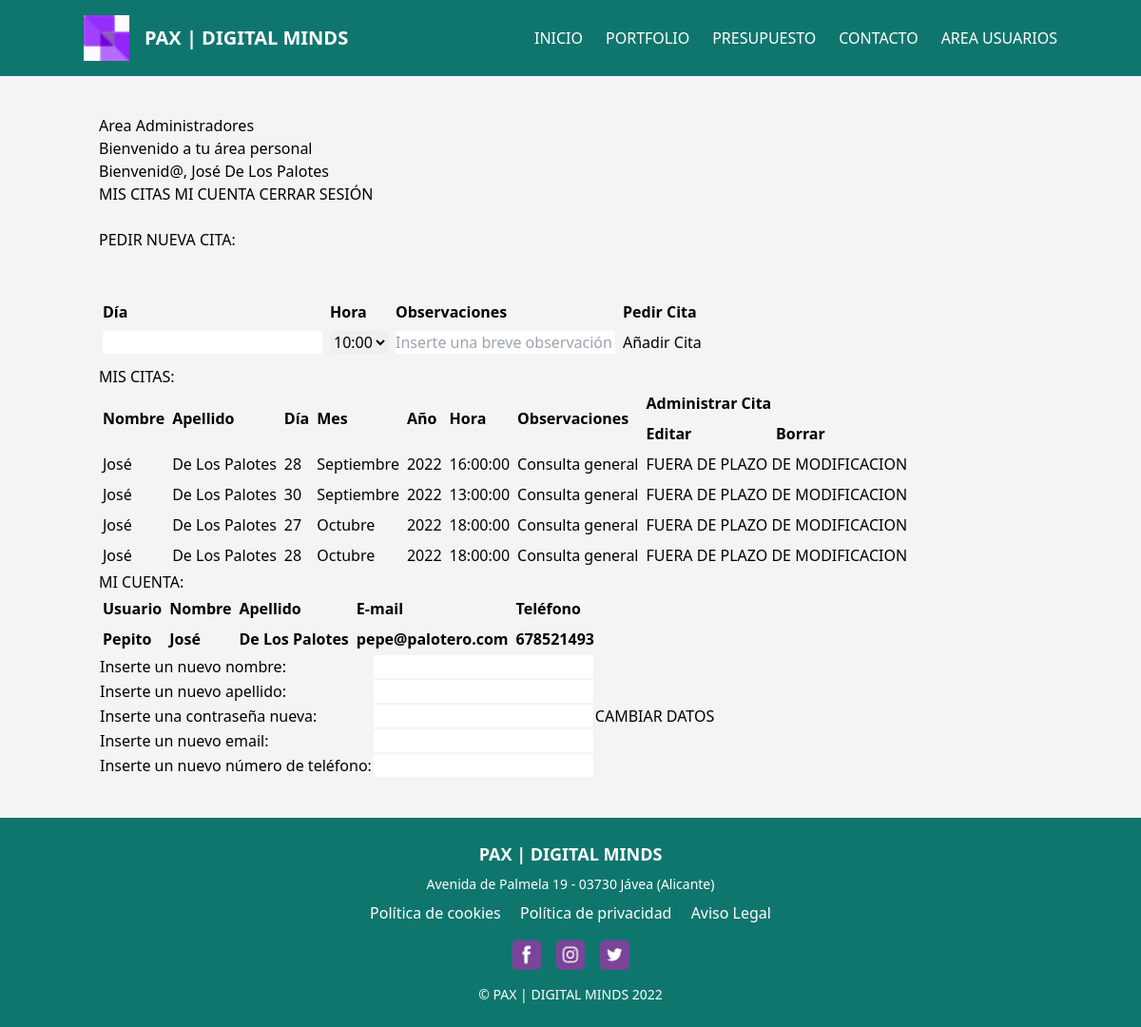
Screenshot of /src/areausuarios.php (signed in) with the database file from the repository.
### tables this page shows
CREATE TABLE `usuarios` (
  `ID` int(11) NOT NULL,
  `usuario` varchar(45) NOT NULL,
  `clave` varchar(150) NOT NULL,
  `email` varchar(45) NOT NULL,
  `telefono` int(11) NOT NULL,
  `rol` varchar(10) DEFAULT NULL,
  `nombre` varchar(45) NOT NULL,
  `apellido` varchar(45) NOT NULL
);

CREATE TABLE `citas` (
  `ID` int(11) NOT NULL,
  `usuario` int(11) NOT NULL,
  `cita` datetime(6) NOT NULL,
  `observaciones` varchar(50) NOT NULL
);

### src/controllers/controllerUsuario.php (called while the page is built, shortened)
<?php
class controllerUsuario
{
    public static function buscarUsuarioID($id)
    {
        $result = [];
        $conexion = DB::conn();
        $sentencia = "SELECT * FROM usuarios WHERE ID = :id";
        $consulta = $conexion->prepare($sentencia);
        $consulta->execute(array(":id" => $id));
        while ($fila = $consulta->fetch(PDO::FETCH_OBJ)) {
            array_push($result, $fila);
        }
        return $result;
    }
}

### src/helpers/appointmentsinfo.php (called while the page is built, shortened)
<?php
$conexion = DB::conn();
if ($curRol != 'ADMIN') {
    $sentencia = "SELECT ci.ID as 'ID',
                  us.nombre as 'nombre',
                  ci.cita as 'fecha',
                  us.apellido as 'apellido',
                  DATE_FORMAT(ci.cita, '%d') AS 'dia',
                  DATE_FORMAT(ci.cita, '%M') AS 'mes',
                  DATE_FORMAT(ci.cita, '%Y') AS 'año',
                  DATE_FORMAT(ci.cita, '%T') AS 'hora',
                  ci.observaciones AS observaciones
                  FROM citas ci
                  INNER JOIN usuarios us  ON ci.usuario = us.ID
                  WHERE us.id = :id
                  ORDER BY ci.cita ASC;";
    $appointment = $conexion->prepare($sentencia);
    $appointment->bindParam(":id", $curId);
}
$appointment->execute();

### src/models/appointment.php (called while the page is built, shortened)
<?php
class Appointment{
    private $nombre;
    private $apellido;
    private $dia;
    private $mes;
    private $año;
    private $hora;
    private $observaciones;
    public function __construct($id, $nombre, $apellido, $dia, $mes, $año, $hora, $observaciones){
        $this->nombre = $nombre;
        $this->apellido = $apellido;
        $this->dia = $dia;
        $this->mes = $mes;
        $this->año = $año;
        $this->hora = $hora;
        $this->observaciones = $observaciones;
    }
    public function getNombre(){
        return $this->nombre;
    }
    public function getApellido(){
        return $this->apellido;
    }
    public function getDia(){
        return $this->dia;
    }
    public function getMes(){
        return $this->mes;
    }
    public function getAño(){
        return $this->año;
    }
    public function getHora(){
        return $this->hora;
    }
    public function getObs(){
        return $this->observaciones;
    }
}

### src/helpers/cambiaM_a_espanol.php (called while the page is built, shortened)
<?php
    function cambiaM_a_espanol($mes){
        switch ($mes){
            case "September": return "Septiembre"; break;
            case "October": return "Octubre"; break;
            }
        };

### src/helpers/horasrestantes.php (called while the page is built)
<?php
    $conexion = DB::conn();
    $sentencia = "SELECT TIMESTAMPDIFF(HOUR, :ahora, :fecha) AS horas;";
    $consulta = $conexion->prepare($sentencia);
    $consulta->bindParam(':ahora', $NOW);
    $consulta->bindParam(':fecha', $FECHA);
    $consulta->execute();
    while($registro = $consulta->fetch(PDO::FETCH_ASSOC)){
        $horasrestantes = $registro['horas'];
    }

### src/helpers/now.php (called while the page is built)
<?php
$conexion = DB::conn();
$sentencia = "SELECT NOW() AS NOW;";
$consulta = $conexion->prepare($sentencia);
$consulta->execute();
while ($registro = $consulta->fetch(PDO::FETCH_ASSOC)) {
	$NOW = $registro['NOW'];
}

### src/models/user.php (called while the page is built, shortened)
<?php
class User{
    private $usuario;
    private $nombre;
    private $apellido;
    private $email;
    private $telefono;
    public function __construct($id, $usuario, $nombre, $apellido, $email, $telefono, $rol){
        $this->usuario = $usuario;
        $this->nombre = $nombre;
        $this->apellido = $apellido;
        $this->email = $email;
        $this->telefono = $telefono;
    }
    public function getUsuario(){
        return $this->usuario;
    }
    public function getNombre(){
        return $this->nombre;
    }
    public function getApellido(){
        return $this->apellido;
    }
    public function getEmail(){
        return $this->email;
    }
    public function getTelefono(){
        return $this->telefono;
    }
}

### src/client/client-partials/appointments/misCitas.php (the view, shortened to what this page needs)
<?php include_once('models/appointment.php');
include_once('helpers/now.php'); ?>
<div class="panel">
	<h3>MIS CITAS:</h3>
	<table border='0' cellpadding='4' cellspacing='2'>
		<tr>
			<td rowspan="2"><b>Nombre</b></td>
			<td rowspan="2"><b>Apellido</b></td>
			<td rowspan="2"><b>D&iacute;a</b></td>
			<td rowspan="2"><b>Mes</b></td>
			<td rowspan="2"><b>A&ntilde;o</b></td>
			<td rowspan="2"><b>Hora</b></td>
			<td rowspan="2"><b>Observaciones</b></td>
			<td colspan="2"><b>Administrar Cita</b></td>
		</tr>
		<tr>
			<td><b>Editar</b></td>
			<td><b>Borrar</b></td>
		</tr>
		<?php include('helpers/appointmentsinfo.php'); ?>
		<?php foreach ($appointment as $a) : ?>
			<?php $cita = new Appointment($a['ID'], $a['nombre'], $a['apellido'], $a['dia'], $a['mes'], $a['año'], $a['hora'], $a['observaciones']); ?>
			<tr>
				<td><?= $cita->getNombre(); ?></td>
				<td><?= $cita->getApellido(); ?></td>
				<td><?= $cita->getDia(); ?></td>
				<td><?= cambiaM_a_espanol($cita->getMes()); ?></td>
				<td><?= $cita->getAño(); ?></td>
				<td><?= $cita->getHora(); ?></td>
				<td><?= $cita->getObs(); ?></td>
				<?php
				$FECHA = $a['fecha'];
				include('helpers/horasrestantes.php');
				if ($horasrestantes >= 72) {
					include('client/client-partials/appointments/botonesCita.php');
					include('client/client-partials/appointments/editar-cita.php');
				} else {
					echo "<td colspan='2'>FUERA DE PLAZO DE MODIFICACION</td></tr>";
				} ?>
		<?php endforeach; ?>
	</table>
</div>

### src/partials/panelsuperior.php (shortened to what this page needs)
<?php
include('controllers/controllerUsuario.php');
$curId= $_SESSION['ID'];
$datos = controllerUsuario::buscarUsuarioID($curId);
$curNombre = $datos[0]->nombre;
$curApellido = $datos[0]->apellido;
$curRol = $datos[0]->rol; ?>
<section class='wrap wrap-content'>
    <h2>Area Administradores</h2>
    <section class='info'>
        <div id='banner'>
            <h2>Bienvenido a tu área personal</h2>
        </div>
    </section>
    <div class='panel'>
        <h1>Bienvenid@, <?php echo $curNombre?> <?php echo $curApellido?></h1>

### src/partials/user-info.php
<?php
include_once('controllers/controllerUsuario.php');
include_once('models/user.php');
?>
<h3>MI CUENTA:</h3>
<table border='0' cellpadding='4' cellspacing='2'>
	<tr>
		<td><b>Usuario</b></td>
		<td><b>Nombre</b></td>
		<td><b>Apellido</b></td>
		<td><b>E-mail</b></td>
		<td><b>Teléfono</b></td>
	</tr>
	<?php
	$identificador = json_decode(json_encode(controllerUsuario::buscarUsuarioID($curId)), true);
	foreach ($identificador as $u):?>
		<?php $user = new User($u['ID'], $u['usuario'], $u['nombre'], $u['apellido'], $u['email'], $u['telefono'], $u['rol']); ?>
		<tr>
			<td><b><?= $user->getUsuario(); ?></b></td>
			<td><b><?= $user->getNombre(); ?></b></td>
			<td><b><?= $user->getApellido(); ?></b></td>
			<td><b><?= $user->getEmail(); ?></b></td>
			<td><b><?= $user->getTelefono(); ?></b></td>
		</tr>
	<?php endforeach; ?>
</table>

### rows the page displays
usuarios: nombre "José", apellido "De Los Palotes", usuario "Pepito", email "pepe@palotero.com", telefono "678521493"
citas: usuario.nombre "José", usuario.apellido "De Los Palotes", Dia "28", Mes "Septiembre", Año "2022", Hora "16:00:00", observaciones "Consulta general"
citas: usuario.nombre "José", usuario.apellido "De Los Palotes", Dia "30", Mes "Septiembre", Año "2022", Hora "13:00:00", observaciones "Consulta general"
citas: usuario.nombre "José", usuario.apellido "De Los Palotes", Dia "27", Mes "Octubre", Año "2022", Hora "18:00:00", observaciones "Consulta general"
citas: usuario.nombre "José", usuario.apellido "De Los Palotes", Dia "28", Mes "Octubre", Año "2022", Hora "18:00:00", observaciones "Consulta general"
